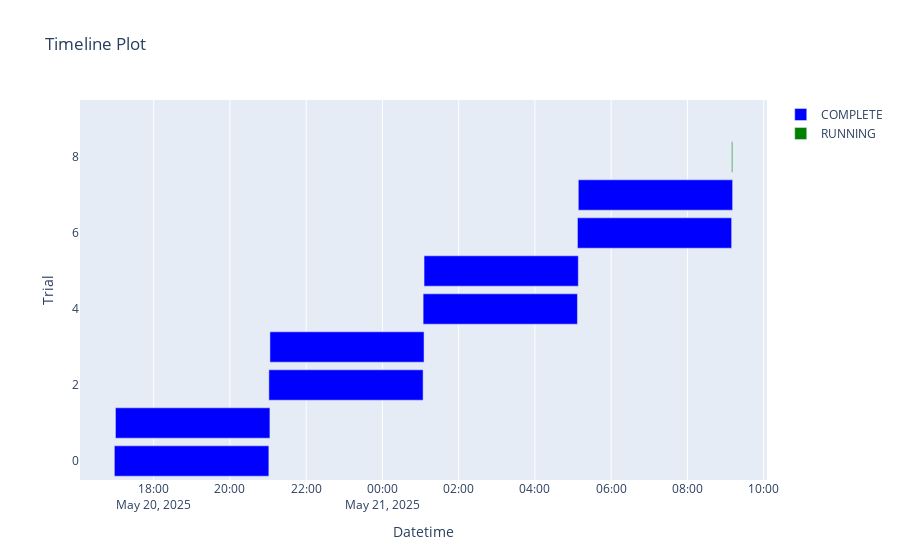

The code cell stored with this chart in its notebook:
### Code cell
fig = plot_timeline(study)
fig.show()

### Figure 1 — Plotly figure (JSON) as saved in the notebook; plotly's stock layout.template omitted (floating-point values rounded to 4 significant figures)
{"data": [{"base": ["2025-05-20T16:58:04.722322", "2025-05-20T16:59:47.786772", "2025-05-20T21:01:13.494543", "2025-05-20T21:02:54.997990", "2025-05-21T01:04:01.244325", "2025-05-21T01:05:27.838593", "2025-05-21T05:06:52.226865", "2025-05-21T05:08:14.661110"], "hovertemplate": "%{text}<extra>COMPLETE</extra>", "marker": {"color": "blue"}, "name": "COMPLETE", "orientation": "h", "text": ["{<br>  \"number\": 0,<br>  \"values\": [<br>    0.10903393477201462<br>  ],<br>  \"params\": {<br>    \"lr\": 0.00033,<br>    \"optim\": \"adam\",<br>    \"scheduler\": \"warmup\",<br>    \"dropout\": 0.3,<br>    \"hidden_sizes\": \"512-256-128\",<br>    \"activation\": \"tanh\"<br>  }<br>}", "{<br>  \"number\": 1,<br>  \"values\": [<br>    0.10909786820411682<br>  ],<br>  \"params\": {<br>    \"lr\": 0.00033,<br>    \"optim\": \"adam\",<br>    \"scheduler\": \"warmup\",<br>    \"dropout\": 0.3,<br>    \"hidden_sizes\": \"512-256-128\",<br>    \"activation\": \"tanh\"<br>  }<br>}", "{<br>  \"number\": 2,<br>  \"values\": [<br>    0.15578094124794006<br>  ],<br>  \"params\": {<br>    \"lr\": 0.00033,<br>    \"optim\": \"SGD\",<br>    \"scheduler\": \"warmup_decay_cos\",<br>    \"dropout\": 0.3,<br>    \"hidden_sizes\": \"128-64-32\",<br>    \"activation\": \"relu\"<br>  }<br>}", "{<br>  \"number\": 3,<br>  \"values\": [<br>    0.15651574730873108<br>  ],<br>  \"params\": {<br>    \"lr\": 0.00033,<br>    \"optim\": \"SGD\",<br>    \"scheduler\": \"warmup_decay_cos\",<br>    \"dropout\": 0.3,<br>    \"hidden_sizes\": \"128-64-32\",<br>    \"activation\": \"relu\"<br>  }<br>}", "{<br>  \"number\": 4,<br>  \"values\": [<br>    0.1642768383026123<br>  ],<br>  \"params\": {<br>    \"lr\": 0.0001,<br>    \"optim\": \"SGD\",<br>    \"scheduler\": \"warmup\",<br>    \"dropout\": 0.1,<br>    \"hidden_sizes\": \"512-256-128\",<br>    \"activation\": \"tanh\"<br>  }<br>}", "{<br>  \"number\": 5,<br>  \"values\": [<br>    0.16463138163089752<br>  ],<br>  \"params\": {<br>    \"lr\": 0.0001,<br>    \"optim\": \"SGD\",<br>    \"scheduler\": \"warmup\",<br>    \"dropout\": 0.1,<br>    \"hidden_sizes\": \"512-256-128\",<br>    \"activation\": \"tanh\"<br>  }<br>}", "{<br>  \"number\": 6,<br>  \"values\": [<br>    0.12629902362823486<br>  ],<br>  \"params\": {<br>    \"lr\": 0.001,<br>    \"optim\": \"SGD\",<br>    \"scheduler\": \"none\",<br>    \"dropout\": 0.1,<br>    \"hidden_sizes\": \"512-256-128\",<br>    \"activation\": \"relu\"<br>  }<br>}", "{<br>  \"number\": 7,<br>  \"values\": [<br>    0.12642449140548706<br>  ],<br>  \"params\": {<br>    \"lr\": 0.001,<br>    \"optim\": \"SGD\",<br>    \"scheduler\": \"none\",<br>    \"dropout\": 0.1,<br>    \"hidden_sizes\": \"512-256-128\",<br>    \"activation\": \"relu\"<br>  }<br>}"], "textposition": "none", "type": "bar", "x": [14590000.0, 14590000.0, 14570000.0, 14550000.0, 14570000.0, 14570000.0, 14560000.0, 14570000.0], "y": [0, 1, 2, 3, 4, 5, 6, 7]}, {"base": ["2025-05-21T09:09:32.534007", "2025-05-21T09:11:07.111224"], "hovertemplate": "%{text}<extra>RUNNING</extra>", "marker": {"color": "green"}, "name": "RUNNING", "orientation": "h", "text": ["{<br>  \"number\": 8,<br>  \"values\": null,<br>  \"params\": {<br>    \"lr\": 0.0001,<br>    \"optim\": \"adamw\",<br>    \"scheduler\": \"warmup_decay_cos\",<br>    \"dropout\": 0.1,<br>    \"hidden_sizes\": \"512-256-128\",<br>    \"activation\": \"sigmoid\"<br>  }<br>}", "{<br>  \"number\": 9,<br>  \"values\": null,<br>  \"params\": {<br>    \"lr\": 0.0001,<br>    \"optim\": \"adamw\",<br>    \"scheduler\": \"warmup_decay_cos\",<br>    \"dropout\": 0.1,<br>    \"hidden_sizes\": \"512-256-128\",<br>    \"activation\": \"sigmoid\"<br>  }<br>}"], "textposition": "none", "type": "bar", "x": [95430.0, 852.7], "y": [8, 9]}], "layout": {"showlegend": true, "title": {"text": "Timeline Plot"}, "xaxis": {"title": {"text": "Datetime"}, "type": "date"}, "yaxis": {"title": {"text": "Trial"}}}}
